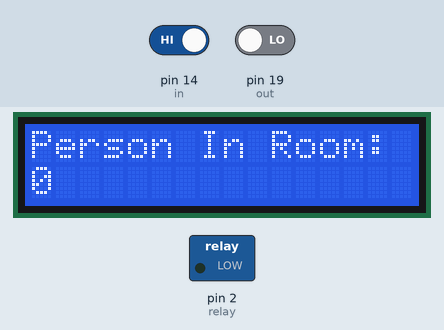
The sketch below on a simulated Arduino Uno, built with avr-gcc and run on an emulated ATmega328P. On the bench: 16×2 character LCD, switched loads named in the sketch (green lamp = pin HIGH). The inputs (shaded band) are chosen by the test bench; at power-on: pin 19 (out) LOW, pin 14 (in) HIGH.

Above: at 3.2 s.
3.3 s: pin 19 (out) driven HIGH
At 4.9 s:
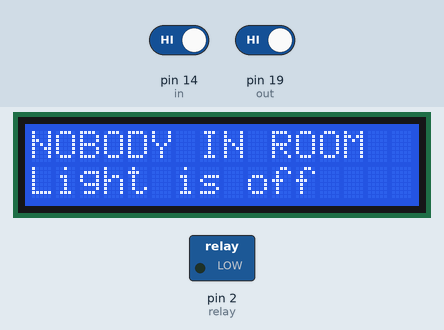
5.5 s: pin 14 (in) driven LOW
At 6.4 s:
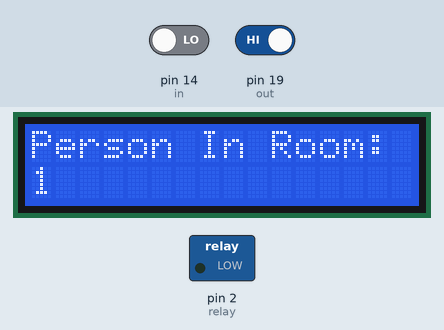
8.1 s: pin 14 (in) driven HIGH
At 9.5 s:
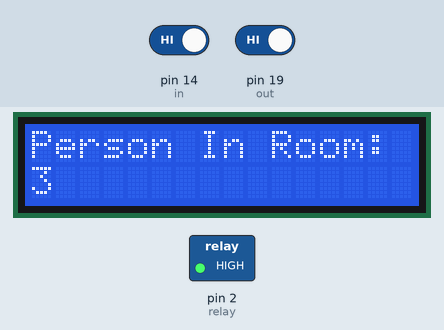
10.1 s: pin 14 (in) driven LOW
At 10.9 s:
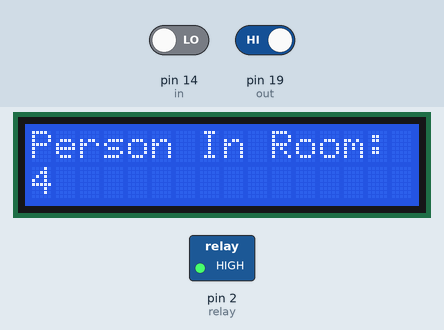
Timing chart, 0 to 13.1 s (numbered marks = the images above; inputs shaded):
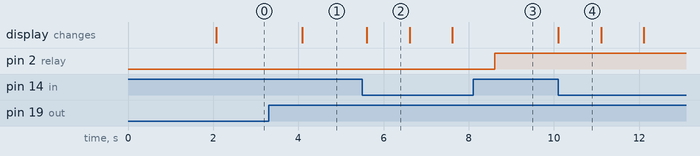

The sketch:

Mini_Project_Code.ino
```cpp
#include<LiquidCrystal.h>

LiquidCrystal lcd(13,12,11,10,9,8);


#define in 14

#define out 19

#define relay 2


int count=0;

void setup()

{

  lcd.begin(16,2);

  lcd.print("Visitor Counter");

  delay(2000);

  pinMode(in, INPUT);

  pinMode(out, INPUT);

  pinMode(relay, OUTPUT);

  lcd.clear();

  lcd.print("Person In Room:");

}


void loop()

{

  if(digitalRead(in)==LOW)
  {
    count++;
    lcd.clear();
    lcd.print("Person In Room:");
    lcd.setCursor(0,1);
    lcd.print(count);
    delay(1000);

  }
  else if(digitalRead(out)==LOW)
  {
    count--;
    if(count<=0)
    {
      count=0;
    }
    lcd.clear();
    lcd.print("Person In Room:");
    lcd.setCursor(0,1);
    lcd.print(count);
    delay(1000);
  }
  else if(count<=0)
  {
    lcd.clear();
    digitalWrite(relay,LOW);
    lcd.clear();
    lcd.print("NOBODY IN ROOM");
    lcd.setCursor(0,1);
    lcd.print("Light is off");
    delay(500);
  }
  else
  digitalWrite(relay,HIGH);
}
```

Measured:
- after the input at 3.3 s, the display: changes after 0.79 s (image 1)
- after the input at 5.5 s, the display: changes after 0.11 s (image 2)
- after the input at 8.1 s, pin 2 (relay): LOW → HIGH after 0.52 s
- after the input at 10.1 s, the display: changes at once (image 4)
- what the display in image 2 shows lasts 1.0 s, from 5.6 s to 6.6 s
